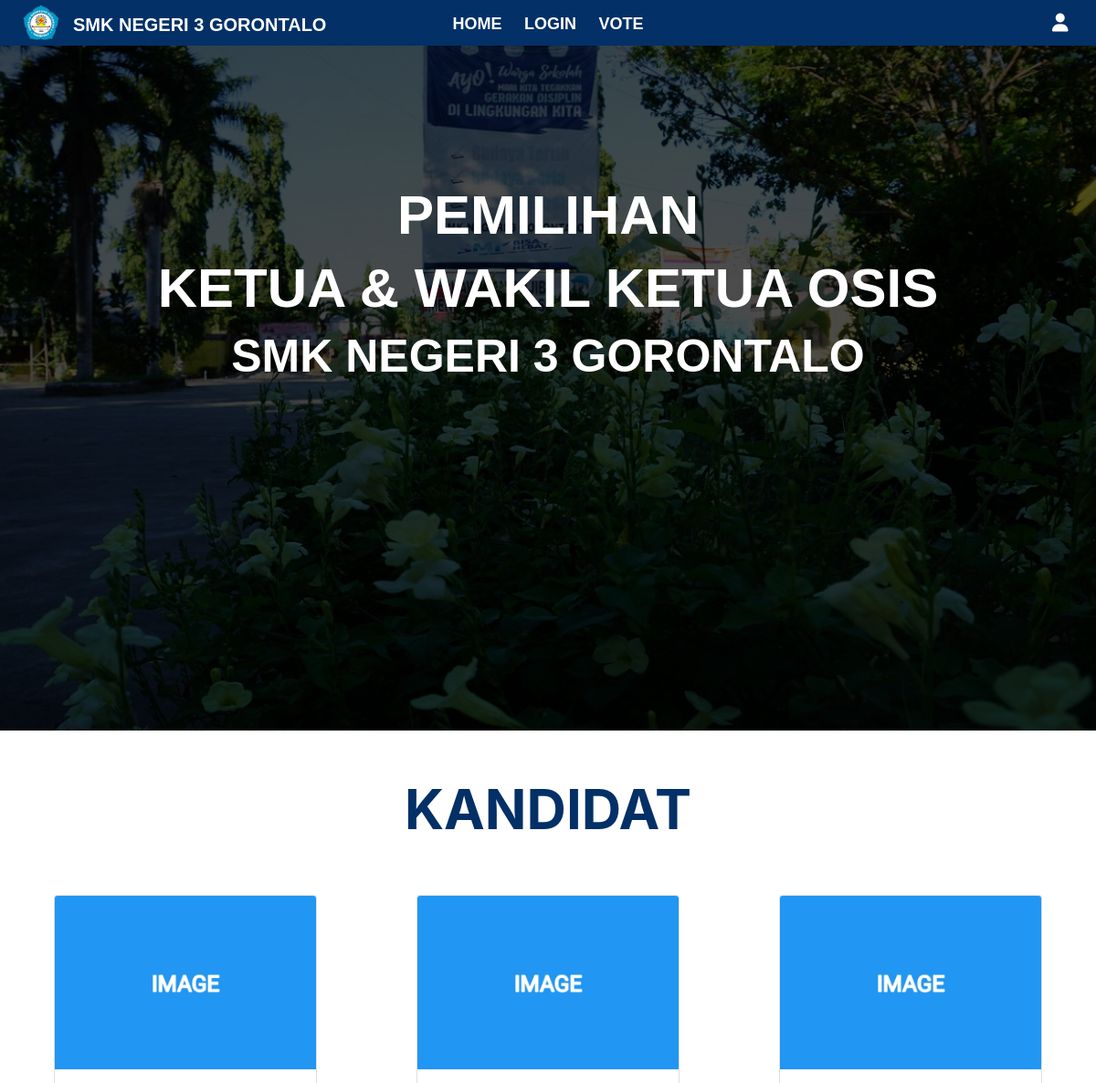
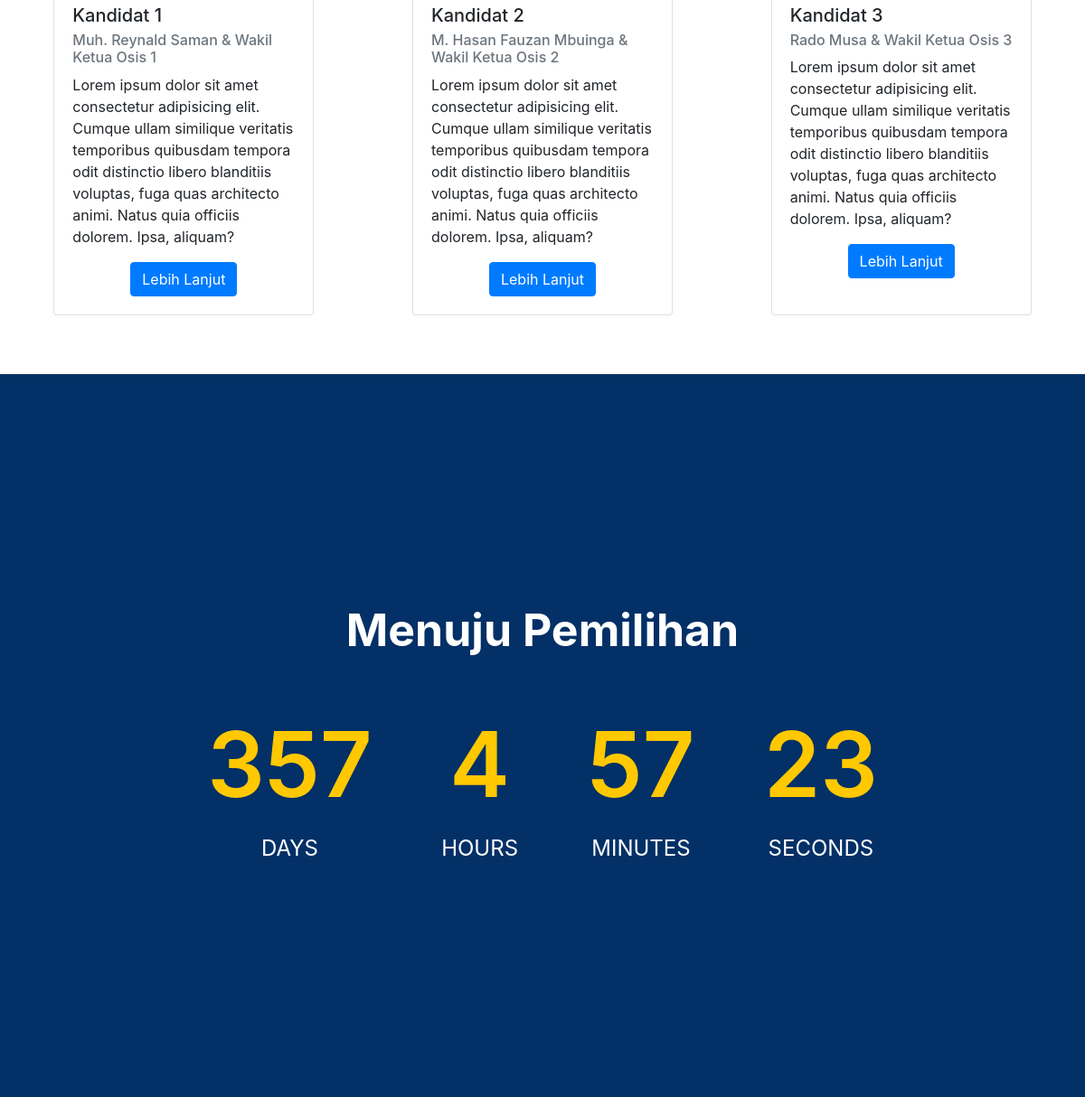
The page / on the database its author committed (2 pictures, top to bottom).
### tables this page shows
CREATE TABLE `kandidat` (
  `dbid` int(11) NOT NULL,
  `kandidat_id` int(11) NOT NULL,
  `ketua` varchar(32) NOT NULL,
  `wakil` varchar(32) NOT NULL,
  `motto` varchar(1000) NOT NULL,
  `visimisi` varchar(1000) NOT NULL,
  `gambar` varchar(32) NOT NULL,
  `video` varchar(32) NOT NULL,
  `userid` varchar(32) NOT NULL,
  `password` varchar(32) NOT NULL
);

### page/page_home.php (the view, shortened to what this page needs)
<!DOCTYPE html>
<html lang="en">
<head>
    <link rel="stylesheet" href="https://cdn.jsdelivr.net/npm/bootstrap@4.2.1/dist/css/bootstrap.min.css">
    <link rel="stylesheet" type="text/css" href="./css/page_home.css">
</head>
<body>
    <section id="home">
        <div class="home container">
            <div>
                <h3><b>PEMILIHAN</b></h3>
                <h3><b>KETUA & WAKIL KETUA OSIS</b></h3>
                <h4><b>SMK NEGERI 3 GORONTALO</b></h4>
            </div>
        </div>
    </section>
    <section id="kandidat" style="min-height: 700px">
        <h1 class="kand"><b>KANDIDAT</b></h1>
        <div class="row">
            <?php $cek = mysqli_query($conn, "SELECT * FROM kandidat");
            while($tampil = mysqli_fetch_array($cek)) { ?>
                <div class="card" style="width: 18rem;">
                    <img src="./assets/kandidat/img/<?= $tampil["gambar"] ?>" class="card-img-top">
                    <div class="card-body">
                        <h5 class="card-title">Kandidat <?= $tampil["kandidat_id"] ?></h5>
                        <h6 class="card-subtitle mb-2 text-muted"><?= $tampil["ketua"] ?> & <?= $tampil["wakil"] ?></h6>
                        <p class="card-text"><?= $tampil["motto"] ?></p>
                        <center><button type="button" class="btn btn-primary" data-bs-toggle="modal" data-bs-target="#exampleModal<?= $tampil["kandidat_id"] ?>">Lebih Lanjut</button></center>
                    </div>
                </div>
            <?php } ?>
        </div>
    </section>
    <section id="waktu">
        <div class="waktu container">
            <br><br>
            <h1>Menuju Pemilihan</h1>
            <div id="countdown">
                <ul>
                    <li><span id="hari"></span>days</li>
                    <li><span id="jam"></span>Hours</li>
                    <li><span id="menit"></span>Minutes</li>
                    <li><span id="detik"></span>Seconds</li>
                </ul>
            </div>
    </section>
</body>
</html>

### css/styles.css (style rules this page uses)
* { margin: 0; padding: 0; scroll-behavior: smooth; }

### css/page_home.css (style rules this page uses)
.container { min-height: 100vh; width: 100%; display: flex; justify-content: center; }
#home { background-image: url('../assets/img/stekmen.jpg'); background-size: cover; background-position: top center; position: relative; z-index: -1; height: 100%; width: 100%; }
#home::after { content: ''; position: absolute; left: 0; top: 0; height: 100%; width: 100%; background-color: black; opacity: 0.7; z-index: -1; }
#home .home { text-align: center; }
.home h3 { padding-top: 200px; color: white; font-family: Arial, Helvetica, sans-serif; font-size: 60px; }
.home h3:nth-child(2) { padding-top: 0px; }
.home h4 { color: white; font-family: Arial, Helvetica, sans-serif; font-size: 50px; }
#kandidat { padding-top: 50px; padding-bottom: 50px; padding-left: 20px; padding-right: 20px; }
#kandidat .kand { text-align: center; padding-bottom: 35px; font-size: 60px; color: #033066; }
#kandidat .card { margin: auto; margin-top: 15px; margin-bottom: 15px; }
#waktu { background-color: #033066; color: white; text-align: center; }
#waktu .waktu { flex-direction: column; }
.waktu h1 { font-size: 50px; font-weight: bold; }
.waktu li { display: inline-block; font-size: 1.5em; list-style-type: none; padding: 1.5em; text-transform: uppercase; }
.waktu li span { display: block; font-size: 100px; font-weight: 600; color: rgb(255, 200, 0); }

### rows shown on the page
kandidat: gambar (picture), kandidat "1", ketua "Muh. Reynald Saman", wakil "Wakil Ketua Osis 1", motto "Lorem ipsum dolor sit amet consectetur adipisicing elit. Cumque ullam similique veritatis temporibus quibusdam tempora odit distinctio libero blanditiis voluptas, fuga quas architecto animi. Natus quia officiis dolorem. Ipsa, aliquam?"
kandidat: gambar (picture), kandidat "2", ketua "M. Hasan Fauzan Mbuinga", wakil "Wakil Ketua Osis 2", motto "Lorem ipsum dolor sit amet consectetur adipisicing elit. Cumque ullam similique veritatis temporibus quibusdam tempora odit distinctio libero blanditiis voluptas, fuga quas architecto animi. Natus quia officiis dolorem. Ipsa, aliquam?"
kandidat: gambar (picture), kandidat "3", ketua "Rado Musa", wakil "Wakil Ketua Osis 3", motto "Lorem ipsum dolor sit amet consectetur adipisicing elit. Cumque ullam similique veritatis temporibus quibusdam tempora odit distinctio libero blanditiis voluptas, fuga quas architecto animi. Natus quia officiis dolorem. Ipsa, aliquam?"
